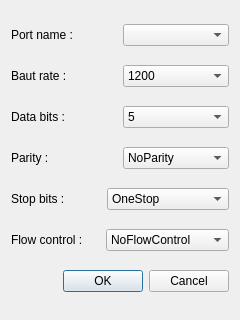
<?xml version="1.0" encoding="UTF-8"?>
<ui version="4.0">
 <class>Dialog</class>
 <widget class="QDialog" name="Dialog">
  <property name="geometry">
   <rect>
    <x>0</x>
    <y>0</y>
    <width>240</width>
    <height>320</height>
   </rect>
  </property>
  <property name="windowTitle">
   <string>Dialog</string>
  </property>
  <layout class="QGridLayout" name="gridLayout">
   <item row="0" column="0">
    <layout class="QHBoxLayout" name="horizontalLayout">
     <item>
      <widget class="QLabel" name="label">
       <property name="text">
        <string>Port name : </string>
       </property>
      </widget>
     </item>
     <item>
      <widget class="QComboBox" name="comboBox_portname"/>
     </item>
    </layout>
   </item>
   <item row="1" column="0">
    <layout class="QHBoxLayout" name="horizontalLayout_2">
     <item>
      <widget class="QLabel" name="label_2">
       <property name="text">
        <string>Baut rate : </string>
       </property>
      </widget>
     </item>
     <item>
      <widget class="QComboBox" name="comboBox_bautrate">
       <property name="currentText">
        <string>115200</string>
       </property>
       <item>
        <property name="text">
         <string>1200</string>
        </property>
       </item>
       <item>
        <property name="text">
         <string>2400</string>
        </property>
       </item>
       <item>
        <property name="text">
         <string>4800</string>
        </property>
       </item>
       <item>
        <property name="text">
         <string>9600</string>
        </property>
       </item>
       <item>
        <property name="text">
         <string>19200</string>
        </property>
       </item>
       <item>
        <property name="text">
         <string>38400</string>
        </property>
       </item>
       <item>
        <property name="text">
         <string>57600</string>
        </property>
       </item>
       <item>
        <property name="text">
         <string>115200</string>
        </property>
       </item>
      </widget>
     </item>
    </layout>
   </item>
   <item row="2" column="0">
    <layout class="QHBoxLayout" name="horizontalLayout_3">
     <item>
      <widget class="QLabel" name="label_3">
       <property name="text">
        <string>Data bits : </string>
       </property>
      </widget>
     </item>
     <item>
      <widget class="QComboBox" name="comboBox_databits">
       <property name="currentText">
        <string>8</string>
       </property>
       <item>
        <property name="text">
         <string>5</string>
        </property>
       </item>
       <item>
        <property name="text">
         <string>6</string>
        </property>
       </item>
       <item>
        <property name="text">
         <string>7</string>
        </property>
       </item>
       <item>
        <property name="text">
         <string>8</string>
        </property>
       </item>
      </widget>
     </item>
    </layout>
   </item>
   <item row="3" column="0">
    <layout class="QHBoxLayout" name="horizontalLayout_4">
     <item>
      <widget class="QLabel" name="label_4">
       <property name="text">
        <string>Parity : </string>
       </property>
      </widget>
     </item>
     <item>
      <widget class="QComboBox" name="comboBox_parity">
       <item>
        <property name="text">
         <string>NoParity</string>
        </property>
       </item>
       <item>
        <property name="text">
         <string>EvenParity</string>
        </property>
       </item>
       <item>
        <property name="text">
         <string>OddParity</string>
        </property>
       </item>
       <item>
        <property name="text">
         <string>SpaceParity</string>
        </property>
       </item>
       <item>
        <property name="text">
         <string>MarkParity</string>
        </property>
       </item>
      </widget>
     </item>
    </layout>
   </item>
   <item row="4" column="0">
    <layout class="QHBoxLayout" name="horizontalLayout_5">
     <item>
      <widget class="QLabel" name="label_5">
       <property name="text">
        <string>Stop bits : </string>
       </property>
      </widget>
     </item>
     <item>
      <widget class="QComboBox" name="comboBox_stopbits">
       <item>
        <property name="text">
         <string>OneStop</string>
        </property>
       </item>
       <item>
        <property name="text">
         <string>OneAndHalfStop</string>
        </property>
       </item>
       <item>
        <property name="text">
         <string>TwoStop</string>
        </property>
       </item>
      </widget>
     </item>
    </layout>
   </item>
   <item row="5" column="0">
    <layout class="QHBoxLayout" name="horizontalLayout_6">
     <item>
      <widget class="QLabel" name="label_6">
       <property name="text">
        <string>Flow control : </string>
       </property>
      </widget>
     </item>
     <item>
      <widget class="QComboBox" name="comboBox_flowcontrol">
       <item>
        <property name="text">
         <string>NoFlowControl</string>
        </property>
       </item>
       <item>
        <property name="text">
         <string>HardwareControl</string>
        </property>
       </item>
       <item>
        <property name="text">
         <string>SoftwareControl</string>
        </property>
       </item>
      </widget>
     </item>
    </layout>
   </item>
   <item row="6" column="0">
    <widget class="QDialogButtonBox" name="buttonBox">
     <property name="orientation">
      <enum>Qt::Horizontal</enum>
     </property>
     <property name="standardButtons">
      <set>QDialogButtonBox::Cancel|QDialogButtonBox::Ok</set>
     </property>
    </widget>
   </item>
  </layout>
 </widget>
 <resources/>
 <connections>
  <connection>
   <sender>buttonBox</sender>
   <signal>accepted()</signal>
   <receiver>Dialog</receiver>
   <slot>accept()</slot>
   <hints>
    <hint type="sourcelabel">
     <x>248</x>
     <y>254</y>
    </hint>
    <hint type="destinationlabel">
     <x>157</x>
     <y>274</y>
    </hint>
   </hints>
  </connection>
  <connection>
   <sender>buttonBox</sender>
   <signal>rejected()</signal>
   <receiver>Dialog</receiver>
   <slot>reject()</slot>
   <hints>
    <hint type="sourcelabel">
     <x>316</x>
     <y>260</y>
    </hint>
    <hint type="destinationlabel">
     <x>286</x>
     <y>274</y>
    </hint>
   </hints>
  </connection>
 </connections>
</ui>
